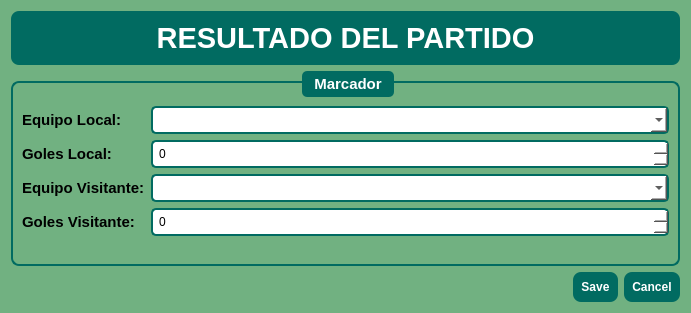
<?xml version="1.0" encoding="UTF-8"?>
<ui version="4.0">
 <class>DialogFormResultado</class>
 <widget class="QDialog" name="DialogFormResultado">
  <property name="geometry">
   <rect>
    <x>0</x>
    <y>0</y>
    <width>691</width>
    <height>313</height>
   </rect>
  </property>
  <property name="windowTitle">
   <string>Resultado del Partido</string>
  </property>
  <property name="styleSheet">
   <string notr="true">
QDialog { background-color: rgb(113,177,129); }

QLabel#lblTitulo {
 font-size: 22pt;
 font-weight: bold;
 color: white;
 background-color: rgb(1,107,97);
 border-radius: 8px;
 padding: 10px;
}

QGroupBox {
 color: white;
 font-weight: bold;
 border: 2px solid rgb(1,107,97);
 border-radius: 8px;
 margin-top: 10px;
}

QGroupBox::title {
 subcontrol-origin: margin;
 subcontrol-position: top center;
 padding: 4px 10px;
 background-color: rgb(1,107,97);
 border-radius: 5px;
}

QSpinBox, QComboBox {
 background-color: white;
 border: 2px solid rgb(1,107,97);
 border-radius: 5px;
 padding: 4px;
}

QPushButton {
 background-color: rgb(1,107,97);
 color: white;
 border-radius: 8px;
 padding: 8px;
 font-weight: bold;
}
   </string>
  </property>
  <layout class="QVBoxLayout">
   <item>
    <widget class="QLabel" name="lblTitulo">
     <property name="sizePolicy">
      <sizepolicy hsizetype="Preferred" vsizetype="Fixed">
       <horstretch>0</horstretch>
       <verstretch>0</verstretch>
      </sizepolicy>
     </property>
     <property name="text">
      <string>RESULTADO DEL PARTIDO</string>
     </property>
     <property name="alignment">
      <set>Qt::AlignmentFlag::AlignCenter</set>
     </property>
    </widget>
   </item>
   <item>
    <widget class="QGroupBox" name="groupResultado">
     <property name="sizePolicy">
      <sizepolicy hsizetype="Expanding" vsizetype="Preferred">
       <horstretch>0</horstretch>
       <verstretch>0</verstretch>
      </sizepolicy>
     </property>
     <property name="font">
      <font>
       <pointsize>11</pointsize>
       <bold>true</bold>
      </font>
     </property>
     <property name="title">
      <string>Marcador</string>
     </property>
     <layout class="QFormLayout">
      <item row="1" column="0">
       <widget class="QLabel" name="label">
        <property name="font">
         <font>
          <pointsize>11</pointsize>
          <bold>true</bold>
         </font>
        </property>
        <property name="text">
         <string>Equipo Local:</string>
        </property>
       </widget>
      </item>
      <item row="1" column="1">
       <widget class="QComboBox" name="cmbEquipoLocal">
        <property name="styleSheet">
         <string notr="true">color: rgb(0, 0, 0);
</string>
        </property>
       </widget>
      </item>
      <item row="2" column="0">
       <widget class="QLabel" name="label">
        <property name="font">
         <font>
          <pointsize>11</pointsize>
          <bold>true</bold>
         </font>
        </property>
        <property name="text">
         <string>Goles Local:</string>
        </property>
       </widget>
      </item>
      <item row="2" column="1">
       <widget class="QSpinBox" name="spinGolesLocal">
        <property name="styleSheet">
         <string notr="true">color: rgb(0, 0, 0);</string>
        </property>
       </widget>
      </item>
      <item row="3" column="0">
       <widget class="QLabel" name="label">
        <property name="font">
         <font>
          <pointsize>11</pointsize>
          <bold>true</bold>
         </font>
        </property>
        <property name="text">
         <string>Equipo Visitante:</string>
        </property>
       </widget>
      </item>
      <item row="3" column="1">
       <widget class="QComboBox" name="cmbEquipoVisitante">
        <property name="styleSheet">
         <string notr="true">color: rgb(0, 0, 0);</string>
        </property>
       </widget>
      </item>
      <item row="4" column="0">
       <widget class="QLabel" name="label">
        <property name="font">
         <font>
          <pointsize>11</pointsize>
          <bold>true</bold>
         </font>
        </property>
        <property name="text">
         <string>Goles Visitante:</string>
        </property>
       </widget>
      </item>
      <item row="4" column="1">
       <widget class="QSpinBox" name="spinGolesVisitante">
        <property name="styleSheet">
         <string notr="true">color: rgb(0, 0, 0);</string>
        </property>
       </widget>
      </item>
      <item row="0" column="1">
       <spacer name="horizontalSpacer">
        <property name="orientation">
         <enum>Qt::Orientation::Horizontal</enum>
        </property>
        <property name="sizeHint" stdset="0">
         <size>
          <width>40</width>
          <height>8</height>
         </size>
        </property>
       </spacer>
      </item>
     </layout>
    </widget>
   </item>
   <item>
    <widget class="QDialogButtonBox" name="buttonBox">
     <property name="standardButtons">
      <set>QDialogButtonBox::StandardButton::Cancel|QDialogButtonBox::StandardButton::Save</set>
     </property>
    </widget>
   </item>
  </layout>
 </widget>
 <resources/>
 <connections>
  <connection>
   <sender>buttonBox</sender>
   <signal>accepted()</signal>
   <receiver>DialogFormResultado</receiver>
   <slot>accept()</slot>
   <hints>
    <hint type="sourcelabel">
     <x>20</x>
     <y>20</y>
    </hint>
    <hint type="destinationlabel">
     <x>20</x>
     <y>20</y>
    </hint>
   </hints>
  </connection>
  <connection>
   <sender>buttonBox</sender>
   <signal>rejected()</signal>
   <receiver>DialogFormResultado</receiver>
   <slot>reject()</slot>
   <hints>
    <hint type="sourcelabel">
     <x>20</x>
     <y>20</y>
    </hint>
    <hint type="destinationlabel">
     <x>20</x>
     <y>20</y>
    </hint>
   </hints>
  </connection>
 </connections>
</ui>
